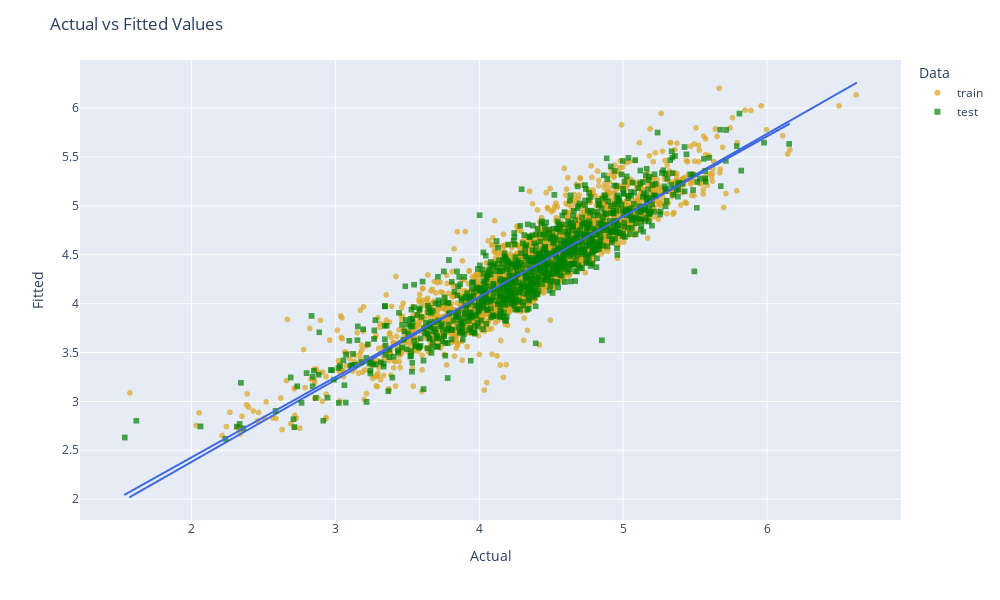

The notebook cell this image was saved under:
### Code cell
import plotly.express as px
import pandas as pd
import plotly.graph_objs as go 

# Get the actual and fitted values from the OLS model for both train and test data
y_train_pred = olsmodel_final.predict(x_train_final)
actual_vs_fitted_train = pd.DataFrame({'Actual': y_train, 'Fitted': y_train_pred, 'Data': 'train'})
y_test_pred = olsmodel_final.predict(x_test_final)
actual_vs_fitted_test = pd.DataFrame({'Actual': y_test, 'Fitted': y_test_pred, 'Data': 'test'})

# Concatenate the train and test data frames
actual_vs_fitted = pd.concat([actual_vs_fitted_train, actual_vs_fitted_test])

# Create a scatter plot with different markers for train and test data
fig = px.scatter(actual_vs_fitted, x='Actual', y='Fitted', opacity=0.7, color='Data', symbol='Data', 
                 color_discrete_map={'train': 'goldenrod', 'test': 'green'},
                 symbol_map={'train': 'circle', 'test': 'square'},
                 trendline='ols',
                 trendline_color_override='royalblue')

fig.update_layout(title='Actual vs Fitted Values', xaxis_title='Actual', yaxis_title='Fitted',
                  width=1000, height=600)

fig.show()

### Figure 1 — Plotly figure (JSON) as saved in the notebook; plotly's stock layout.template omitted (floating-point values rounded to 4 significant figures; data arrays with more than 128 entries replaced by an {"elided": "..."} marker saying what was removed)
{"data": [{"hovertemplate": "Data=train<br>Actual=%{x}<br>Fitted=%{y}<extra></extra>", "legendgroup": "train", "marker": {"color": "goldenrod", "opacity": 0.7, "symbol": "circle"}, "mode": "markers", "name": "train", "showlegend": true, "x": {"elided": "2417 float values"}, "xaxis": "x", "y": {"elided": "2417 float values"}, "yaxis": "y", "type": "scattergl"}, {"hovertemplate": "<b>OLS trendline</b><br>Fitted = 0.83924 * Actual + 0.702188<br>R<sup>2</sup>=0.839240<br><br>Data=train<br>Actual=%{x}<br>Fitted=%{y} <b>(trend)</b><extra></extra>", "legendgroup": "train", "line": {"color": "royalblue"}, "marker": {"color": "goldenrod", "symbol": "circle"}, "mode": "lines", "name": "train", "showlegend": false, "x": {"elided": "2417 float values"}, "xaxis": "x", "y": {"elided": "2417 float values"}, "yaxis": "y", "type": "scattergl"}, {"hovertemplate": "Data=test<br>Actual=%{x}<br>Fitted=%{y}<extra></extra>", "legendgroup": "test", "marker": {"color": "green", "opacity": 0.7, "symbol": "square"}, "mode": "markers", "name": "test", "showlegend": true, "x": {"elided": "1037 float values"}, "xaxis": "x", "y": {"elided": "1037 float values"}, "yaxis": "y", "type": "scattergl"}, {"hovertemplate": "<b>OLS trendline</b><br>Fitted = 0.821255 * Actual + 0.784268<br>R<sup>2</sup>=0.838838<br><br>Data=test<br>Actual=%{x}<br>Fitted=%{y} <b>(trend)</b><extra></extra>", "legendgroup": "test", "line": {"color": "royalblue"}, "marker": {"color": "green", "symbol": "square"}, "mode": "lines", "name": "test", "showlegend": false, "x": {"elided": "1037 float values"}, "xaxis": "x", "y": {"elided": "1037 float values"}, "yaxis": "y", "type": "scattergl"}], "layout": {"xaxis": {"anchor": "y", "domain": [0, 1], "title": {"text": "Actual"}}, "yaxis": {"anchor": "x", "domain": [0, 1], "title": {"text": "Fitted"}}, "legend": {"title": {"text": "Data"}, "tracegroupgap": 0}, "margin": {"t": 60}, "title": {"text": "Actual vs Fitted Values"}, "width": 1000, "height": 600}}
